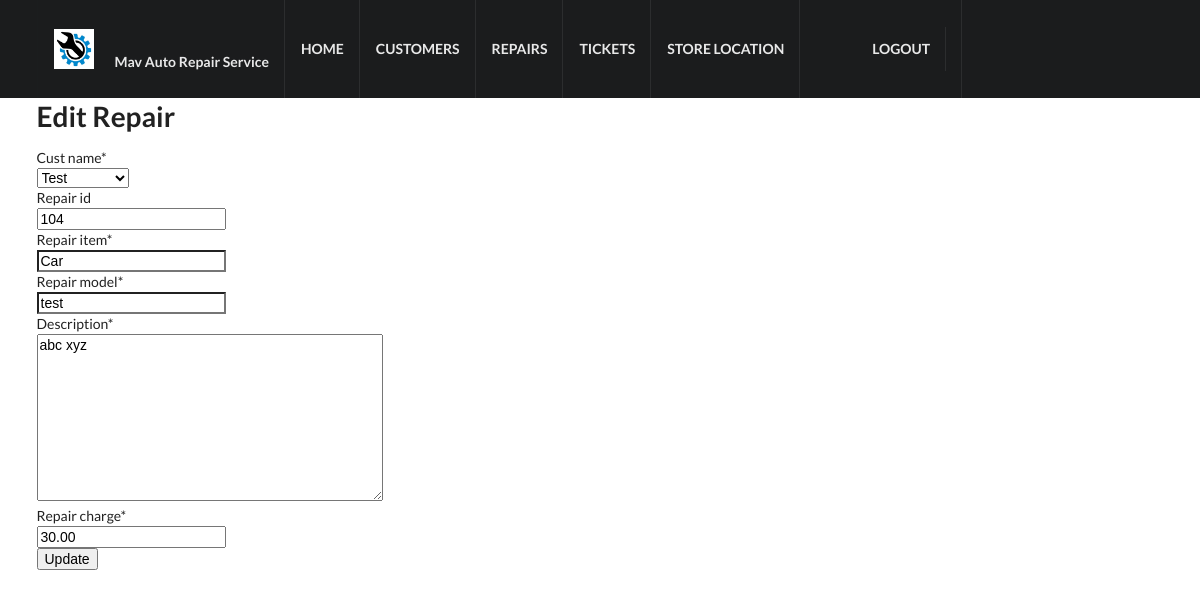
The app's page /repair/4/edit/ (signed in), older data.
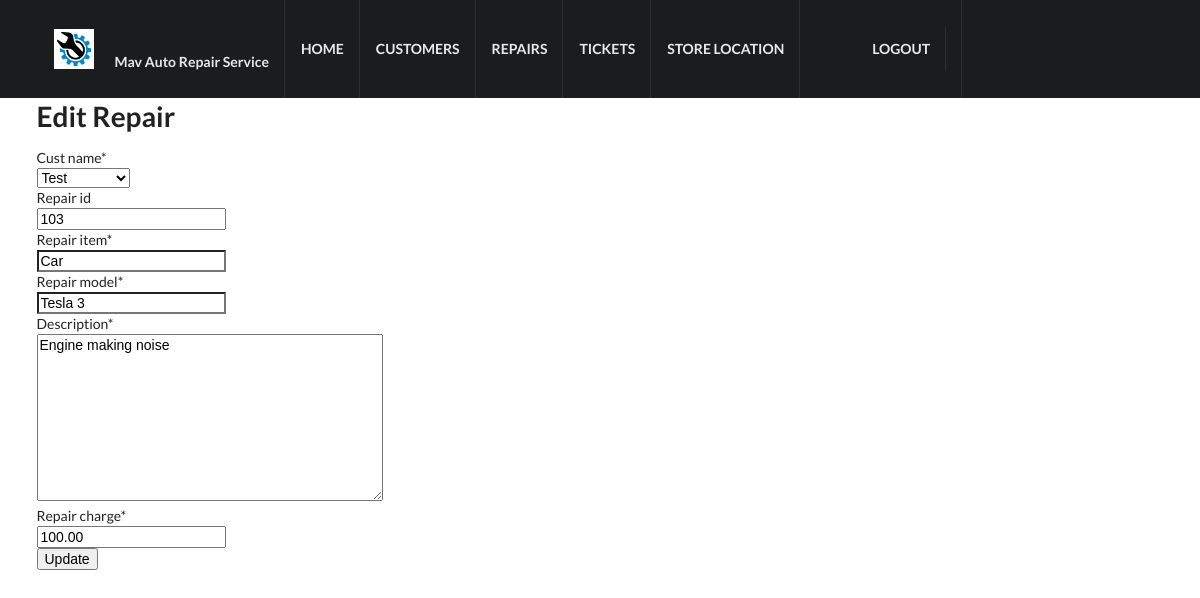
The same page, newer data.
### crm/models.py (models this page shows, shortened)
class Repair(models.Model):
    repair_id = models.IntegerField(blank=True)
    cust_name = models.ForeignKey(Customer, on_delete=models.CASCADE, related_name='repairs')
    repair_item = models.CharField(max_length=100)
    repair_model = models.CharField(max_length=100)
    description = models.TextField()
    repair_charge = models.DecimalField(max_digits=10, decimal_places=2)
    created_date = models.DateTimeField(
        default=timezone.now)
    updated_date = models.DateTimeField(auto_now_add=True)

### crm/views.py (the view)
# urls.py: path('repair/<int:pk>/edit/', views.repair_edit, name='repair_edit'),
@login_required
def repair_edit(request, pk):
   repair = get_object_or_404(Repair, pk=pk)
   if request.method == "POST":
       form = RepairForm(request.POST, instance=repair)
       if form.is_valid():
           repair = form.save()
           repair.updated_date = timezone.now()
           repair.save()
           repairs = Repair.objects.filter(created_date__lte=timezone.now())
           return render(request, 'crm/repair_list.html', {'repairs': repairs})
   else:
       form = RepairForm(instance=repair)
   return render(request, 'crm/repair_edit.html', {'form': form})

### crm/forms.py
class RepairForm(forms.ModelForm):
    class Meta:
        model = Repair
        fields = ('cust_name', 'repair_id', 'repair_item', 'repair_model', 'description', 'repair_charge',)

### crm/models.py (called while the page is built)
    def __str__(self):
        return str(self.cust_name)

### crm/templates/crm/repair_edit.html
{% extends 'crm/base.html' %}
{% load crispy_forms_tags %}
{% block content %}
    <div class="ui main container">
    <h1>Edit Repair</h1>
    <form method="POST" class="repair-form">{% csrf_token %}
         {{ form|crispy }}
        <button type="submit" class="save btn btn-default">Update</button>
    </form>
    </div>
{% endblock %}

Row changes from the older to the newer data that the page shows:
changed Repair "Car": repair_id "104" → "103"; repair_model "test" → "Tesla 3"; description "abc xyz" → "Engine making noise"; repair_charge "30.00" → "100.00"
